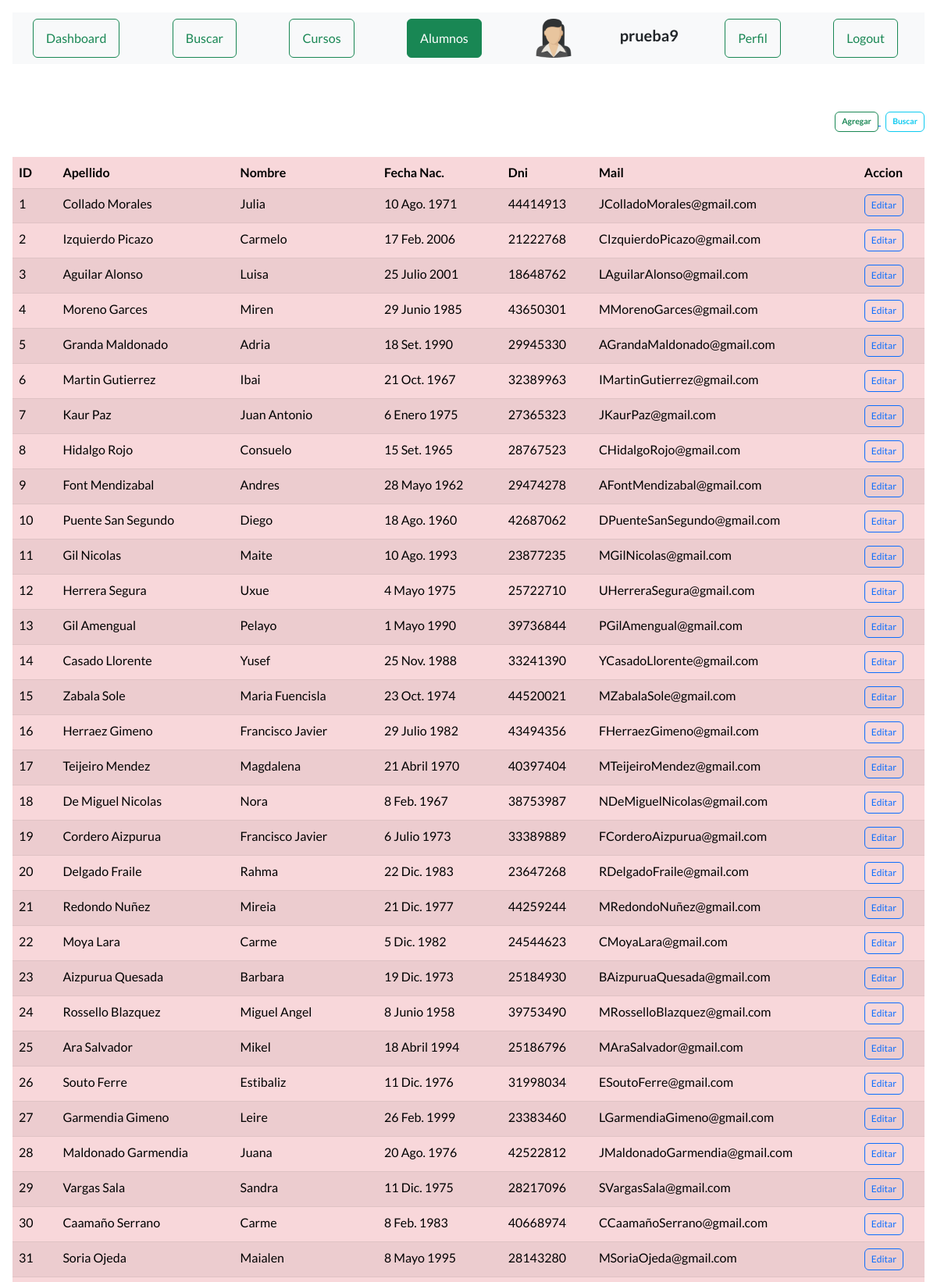
Screenshot of /ver_alumnos (signed in, upper part) with the database file from the repository.
### AppCoder/models.py (models this page shows, shortened)
class Alumno(models.Model):
    apellido = models.CharField(max_length=30)
    nombre = models.CharField(max_length=40)
    fecha_nac = models.DateField()
    dni = models.IntegerField()
    mail = models.EmailField()

### AppCoder/views.py (the view)
# urls.py: path("ver_alumnos", views.ver_alumnos, name="alumnos"),
def ver_alumnos(request):
    alumnos = Alumno.objects.all()
    user = request.user.id
    if user is not None:
        alumno_seleccionado = True
        avatares = Avatar.objects.filter(user=request.user.id)
        return render(request, "alumnos.html", {"url": avatares[0].imagen.url, "alumnos": alumnos,
                                                "alumno_seleccionado": alumno_seleccionado})
    return render(request, "alumnos.html", {"alumnos": alumnos})

### AppCoder/templates/alumnos.html (shortened to what this page needs)
{% extends "base.html" %}
{% block title %}<h1 class="text-center"> Alumnos </h1>{% endblock %}
{% load static %}
{% block contenido %}
    <div class="d-grid gap-2 col-12 mx-auto justify-content-md-end">
        <div>
            {% if request.user.is_authenticated %}
            <a href="{% url 'alta_alumno' %}">
                <button type="button"
                        class="fw-bold btn btn btn-outline-success"
                        style="--bs-btn-padding-y: .25rem; --bs-btn-padding-x: .5rem;
                        --bs-btn-font-size: .65rem;">
                    Agregar
                </button>
            </a>
            {%endif%}
            <a href="{% url 'bus_alumno' %}">
                <button type="button"
                        class="fw-bold btn btn btn-outline-info"
                        style="--bs-btn-padding-y: .25rem; --bs-btn-padding-x: .5rem;
                        --bs-btn-font-size: .65rem;">
                    Buscar
                </button>
            </a>
        </div>
    </div>
    {% if alumnos %}
    <table class="table table-md table-danger table-striped">
    <div class="table-responsive">
        <thead>
            <tr>
                <th>ID</th>
                <th>Apellido</th>
                <th>Nombre</th>
                <th>Fecha Nac.</th>
                <th>Dni</th>
                <th>Mail</th>
                <th>Accion</th>
            </tr>
        </thead>
        <body>
            {% for n in alumnos %}
            <tr>
                <td>{{n.id}}</td>
                <td>{{n.apellido}}</td>
                <td>{{n.nombre}}</td>
                <td>{{n.fecha_nac}}</td>
                <td>{{n.dni}}</td>
                <td>{{n.mail}}</td>
                <td>
                    {% if request.user.is_authenticated %}
                        <div>
                            {% if request.user.is_staff %}
                            <a href="{% url 'editar_alumno' n.id %}">
                                <button type="button"
                                            class="btn btn-outline-primary"
                                            style="--bs-btn-padding-y: .25rem; --bs-btn-padding-x: .5rem;
                                --bs-btn-font-size: .75rem;">Editar
                                    </button>
                            {%endif%}
                        </div>
                    {%endif%}
                </td>
            </tr>
            {% endfor %}
        </body>
        </div>
    </table>
    {% else %}
        <center><h4 class="fs-4 text-warning bg-dark">No hay registros</h4></center>
    {% endif %}
{% endblock %}

### AppCoder/templates/base.html (shortened to what this page needs)
<!DOCTYPE html>
<html lang="en" class="bg-secondary-subtle">
    <head>
        {% load static %}
        <link href="https://cdn.jsdelivr.net/npm/bootstrap-icons@1.5.0/font/bootstrap-icons.css" rel="stylesheet" type="text/css" />
        <link href="{% static 'AppCoder/css/styles.css' %}" rel="stylesheet" />
    </head>
    <body class="p-3 m-0 border-0  bg-secondary-subtle">
        <nav class="navbar navbar-light bg-light static-top">
            <div class="container">
                {% if not request.user.is_authenticated %}
                    <a href="{% url 'login' %}">
                        <button class="btn btn-outline-success me-2" type="button">Login</button>
                    </a>
                    <a href="{% url 'registro' %}">
                        <button class="btn btn-outline-primary me-2" type="button">Registrar</button>
                    </a>
                {% else %}
                    {% if dashboard_seleccionado %}
                        <a href="{% url 'dashboard' %}">
                            <button class="btn btn-success me-2" type="button">Dashboard</button>
                        </a>
                    {% else %}
                        <a href="{% url 'dashboard' %}">
                            <button class="btn btn-outline-success me-2" type="button">Dashboard</button>
                        </a>
                    {% endif %}
                    {% if buscar_seleccionado %}
                        <a href="{% url 'home' %}">
                            <button class="btn btn-success me-2" type="button">Buscar</button>
                        </a>
                    {% else %}
                        <a href="{% url 'home' %}">
                            <button class="btn btn-outline-success me-2" type="button">Buscar</button>
                        </a>
                    {% endif %}
                    {% if curso_seleccionado %}
                        <a href="{% url 'cursos' %}">
                            <button class="btn btn-success me-2" type="button">Cursos</button>
                        </a>
                    {% else %}
                        <a href="{% url 'cursos' %}">
                            <button class="btn btn-outline-success me-2" type="button">Cursos</button>
                        </a>
                    {% endif %}
                    {% if alumno_seleccionado %}
                        <a href="{% url 'alumnos' %}">
                            <button class="btn btn-success me-2" type="button">Alumnos</button>
                        </a>
                    {% else %}
                        <a href="{% url 'alumnos' %}">
                            <button class="btn btn-outline-success me-2" type="button">Alumnos</button>
                        </a>
                    {% endif %}
                    <div>
                        <img src="{{ url }}" alt="" width="50px" height="50px">
                    </div>
                    <div>
                        <h5>{{request.user.username}}</h5>
                    </div>
                    {% if perfil_seleccionado %}
                        <a href="{% url 'EditarPerfil' %}">
                            <button class="btn btn-success me-2" type="button">Perfil</button>
                        </a>
                    {% else %}
                        <a href="{% url 'EditarPerfil' %}">
                            <button class="btn btn-outline-success me-2" type="button">Perfil</button>
                        </a>
                    {% endif %}
                    <a href="{% url 'LogOut' %}">
                        <button class="btn btn-outline-success me-2" type="button">Logout</button>
                    </a>
                {% endif %}
            </div>
        </nav>
        <header class="">
            <div class="container position-relative">
                <div class="row justify-content-center">
                    <div class="col-xl-6">
                        <div class="text-center text-white">
                            {% block title %}<h1 class="mb-5">Inicio</h1>{% endblock %}
                        </div>
                    </div>
                </div>
            </div>
        </header>
        <div class="container-xxxl py-1">
            {% block contenido %}
            {% endblock %}
        </div>
    </body>
</html>

### rows the page displays
Alumno: id "1", apellido "Collado Morales", nombre "Julia", fecha_nac "10 Ago. 1971", dni "44414913", mail "JColladoMorales@gmail.com", shows "Editar"
Alumno: id "2", apellido "Izquierdo Picazo", nombre "Carmelo", fecha_nac "17 Feb. 2006", dni "21222768", mail "CIzquierdoPicazo@gmail.com", shows "Editar"
Alumno: id "3", apellido "Aguilar Alonso", nombre "Luisa", fecha_nac "25 Julio 2001", dni "18648762", mail "LAguilarAlonso@gmail.com", shows "Editar"
Alumno: id "4", apellido "Moreno Garces", nombre "Miren", fecha_nac "29 Junio 1985", dni "43650301", mail "MMorenoGarces@gmail.com", shows "Editar"
Alumno: id "5", apellido "Granda Maldonado", nombre "Adria", fecha_nac "18 Set. 1990", dni "29945330", mail "AGrandaMaldonado@gmail.com", shows "Editar"
Alumno: id "6", apellido "Martin Gutierrez", nombre "Ibai", fecha_nac "21 Oct. 1967", dni "32389963", mail "IMartinGutierrez@gmail.com", shows "Editar"
Alumno: id "7", apellido "Kaur Paz", nombre "Juan Antonio", fecha_nac "6 Enero 1975", dni "27365323", mail "JKaurPaz@gmail.com", shows "Editar"
Alumno: id "8", apellido "Hidalgo Rojo", nombre "Consuelo", fecha_nac "15 Set. 1965", dni "28767523", mail "CHidalgoRojo@gmail.com", shows "Editar"
Alumno: id "9", apellido "Font Mendizabal", nombre "Andres", fecha_nac "28 Mayo 1962", dni "29474278", mail "AFontMendizabal@gmail.com", shows "Editar"
Alumno: id "10", apellido "Puente San Segundo", nombre "Diego", fecha_nac "18 Ago. 1960", dni "42687062", mail "DPuenteSanSegundo@gmail.com", shows "Editar"
Alumno: id "11", apellido "Gil Nicolas", nombre "Maite", fecha_nac "10 Ago. 1993", dni "23877235", mail "MGilNicolas@gmail.com", shows "Editar"
Alumno: id "12", apellido "Herrera Segura", nombre "Uxue", fecha_nac "4 Mayo 1975", dni "25722710", mail "UHerreraSegura@gmail.com", shows "Editar"
Alumno: id "13", apellido "Gil Amengual", nombre "Pelayo", fecha_nac "1 Mayo 1990", dni "39736844", mail "PGilAmengual@gmail.com", shows "Editar"
Alumno: id "14", apellido "Casado Llorente", nombre "Yusef", fecha_nac "25 Nov. 1988", dni "33241390", mail "YCasadoLlorente@gmail.com", shows "Editar"
Alumno: id "15", apellido "Zabala Sole", nombre "Maria Fuencisla", fecha_nac "23 Oct. 1974", dni "44520021", mail "MZabalaSole@gmail.com", shows "Editar"
Alumno: id "16", apellido "Herraez Gimeno", nombre "Francisco Javier", fecha_nac "29 Julio 1982", dni "43494356", mail "FHerraezGimeno@gmail.com", shows "Editar"
Alumno: id "17", apellido "Teijeiro Mendez", nombre "Magdalena", fecha_nac "21 Abril 1970", dni "40397404", mail "MTeijeiroMendez@gmail.com", shows "Editar"
Alumno: id "18", apellido "De Miguel Nicolas", nombre "Nora", fecha_nac "8 Feb. 1967", dni "38753987", mail "NDeMiguelNicolas@gmail.com", shows "Editar"
Alumno: id "19", apellido "Cordero Aizpurua", nombre "Francisco Javier", fecha_nac "6 Julio 1973", dni "33389889", mail "FCorderoAizpurua@gmail.com", shows "Editar"
Alumno: id "20", apellido "Delgado Fraile", nombre "Rahma", fecha_nac "22 Dic. 1983", dni "23647268", mail "RDelgadoFraile@gmail.com", shows "Editar"
Alumno: id "21", apellido "Redondo Nuñez", nombre "Mireia", fecha_nac "21 Dic. 1977", dni "44259244", mail "MRedondoNuñez@gmail.com", shows "Editar"
Alumno: id "22", apellido "Moya Lara", nombre "Carme", fecha_nac "5 Dic. 1982", dni "24544623", mail "CMoyaLara@gmail.com", shows "Editar"
Alumno: id "23", apellido "Aizpurua Quesada", nombre "Barbara", fecha_nac "19 Dic. 1973", dni "25184930", mail "BAizpuruaQuesada@gmail.com", shows "Editar"
Alumno: id "24", apellido "Rossello Blazquez", nombre "Miguel Angel", fecha_nac "8 Junio 1958", dni "39753490", mail "MRosselloBlazquez@gmail.com", shows "Editar"
Alumno: id "25", apellido "Ara Salvador", nombre "Mikel", fecha_nac "18 Abril 1994", dni "25186796", mail "MAraSalvador@gmail.com", shows "Editar"
Alumno: id "26", apellido "Souto Ferre", nombre "Estibaliz", fecha_nac "11 Dic. 1976", dni "31998034", mail "ESoutoFerre@gmail.com", shows "Editar"
Alumno: id "27", apellido "Garmendia Gimeno", nombre "Leire", fecha_nac "26 Feb. 1999", dni "23383460", mail "LGarmendiaGimeno@gmail.com", shows "Editar"
Alumno: id "28", apellido "Maldonado Garmendia", nombre "Juana", fecha_nac "20 Ago. 1976", dni "42522812", mail "JMaldonadoGarmendia@gmail.com", shows "Editar"
Alumno: id "29", apellido "Vargas Sala", nombre "Sandra", fecha_nac "11 Dic. 1975", dni "28217096", mail "SVargasSala@gmail.com", shows "Editar"
Alumno: id "30", apellido "Caamaño Serrano", nombre "Carme", fecha_nac "8 Feb. 1983", dni "40668974", mail "CCaamañoSerrano@gmail.com", shows "Editar"
Alumno: id "31", apellido "Soria Ojeda", nombre "Maialen", fecha_nac "8 Mayo 1995", dni "28143280", mail "MSoriaOjeda@gmail.com", shows "Editar"

### other values shown
{{ request.user.username }} "prueba9"
